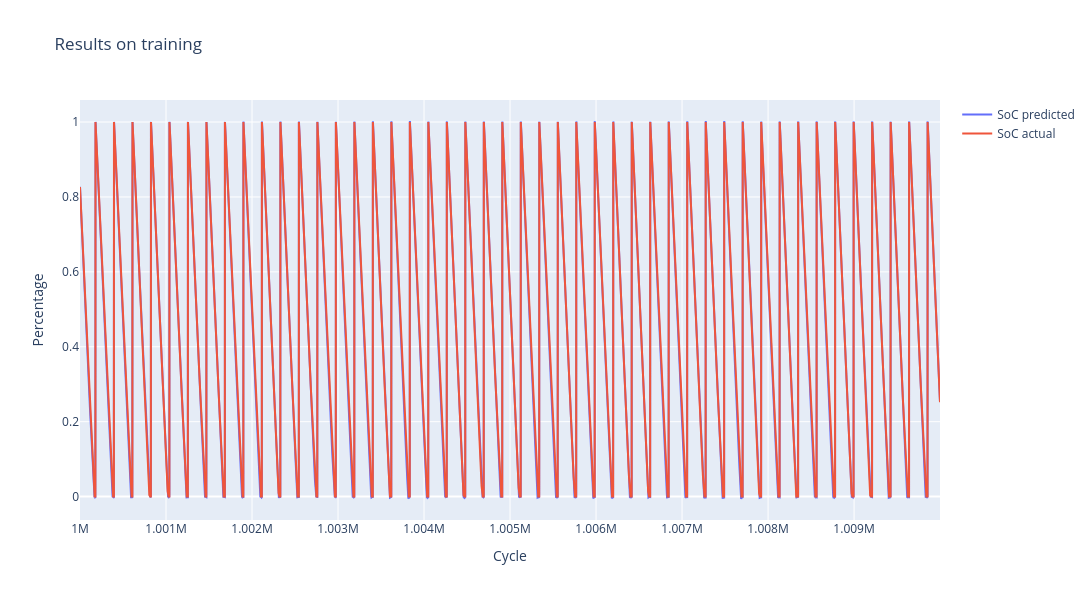

The code cell stored with this chart in its notebook:
### Code cell
cycle_num = 100
steps_num = 10000
step_index = np.arange(cycle_num*steps_num, (cycle_num+1)*steps_num)

fig = go.Figure()
fig.add_trace(go.Scatter(x=step_index, y=train_predictions.flatten()[cycle_num*steps_num:(cycle_num+1)*steps_num],
                    mode='lines', name='SoC predicted'))
fig.add_trace(go.Scatter(x=step_index, y=train_y.flatten()[cycle_num*steps_num:(cycle_num+1)*steps_num],
                    mode='lines', name='SoC actual'))
fig.update_layout(title='Results on training',
                  xaxis_title='Cycle',
                  yaxis_title='Percentage',
                  width=1400,
                  height=600)
fig.show()

### Figure 1 — Plotly figure (JSON) as saved in the notebook; plotly's stock layout.template omitted (floating-point values rounded to 4 significant figures; data arrays with more than 128 entries replaced by an {"elided": "..."} marker saying what was removed)
{"data": [{"mode": "lines", "name": "SoC predicted", "type": "scatter", "x": {"elided": "10000 int values"}, "y": {"elided": "10000 float values"}}, {"mode": "lines", "name": "SoC actual", "type": "scatter", "x": {"elided": "10000 int values"}, "y": {"elided": "10000 float values"}}], "layout": {"height": 600, "title": {"text": "Results on training"}, "width": 1400, "xaxis": {"autorange": true, "range": [1000000, 1009999], "title": {"text": "Cycle"}, "type": "linear"}, "yaxis": {"autorange": true, "range": [-0.06249, 1.059], "title": {"text": "Percentage"}, "type": "linear"}}}
